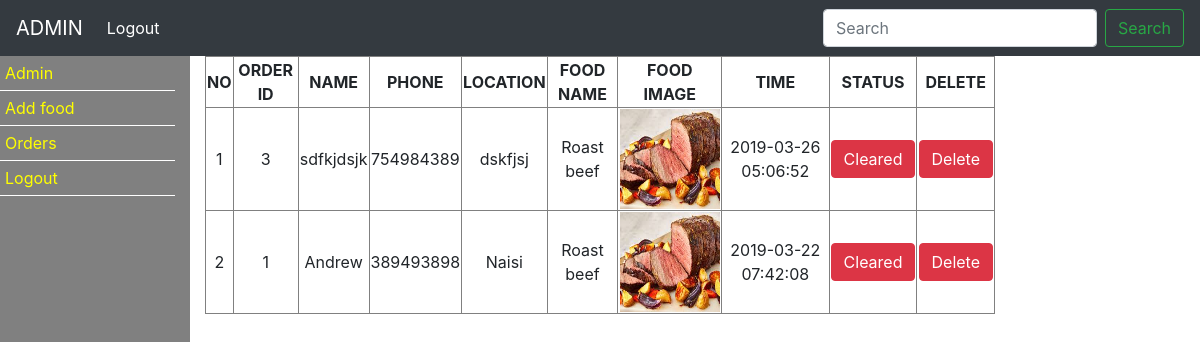
/admin/admin.php?orders, run on the app's committed database.
### tables this page shows
CREATE TABLE `orders` (
  `oid` int(11) NOT NULL,
  `name` varchar(255) NOT NULL,
  `phone` int(10) NOT NULL,
  `location` varchar(255) NOT NULL,
  `email` varchar(255) NOT NULL,
  `fd_id` int(11) NOT NULL,
  `order_date` timestamp NOT NULL DEFAULT CURRENT_TIMESTAMP ON UPDATE CURRENT_TIMESTAMP,
  `status` enum('pending','cleared') NOT NULL
);

CREATE TABLE `foods` (
  `fid` int(11) NOT NULL,
  `food_name` varchar(255) NOT NULL,
  `image` varchar(255) NOT NULL,
  `price` varchar(255) NOT NULL,
  `date` timestamp NOT NULL DEFAULT CURRENT_TIMESTAMP ON UPDATE CURRENT_TIMESTAMP
);

### admin/orders.php (the view)
<table border="1px solid #000000" style="width:100%;text-align:center;">
    <tr>
        <th>NO</th>
        <th>ORDER ID</th>
        <th>NAME</th>
        <th>PHONE</th>
        <th>LOCATION</th>
        <th>FOOD NAME</th>
        <th>FOOD IMAGE</th>
        <th>TIME</th>
        <th>STATUS</th>
        <th>DELETE</th>
    </tr>
    <?php
        $q = "SELECT * FROM orders INNER JOIN foods ON orders.fd_id=foods.fid ORDER BY order_date DESC";
        $rQ = mysqli_query($con, $q);
        $i = 0;
        while($rw = mysqli_fetch_array($rQ)){
            $i += 1;
            echo"
                <tr>
                    <td>".$i."</td>
                    <td>".$rw['oid']."</td>
                    <td>".$rw['name']."</td>
                    <td>".$rw['phone']."</td>
                    <td>".$rw['location']."</td>
                    <td>".$rw['food_name']."</td>
                    <td><img src='../images/".$rw['image']."' width='100px' height='100px' /> </td>
                    <td>".$rw['order_date']."</td>
                    <td>";
                        if($rw['status'] == 'pending'){
                            echo '<button class="btn btn-success change_status" id='.$rw['oid'].'>Pending</button>';
                        }else{
                            echo '<button class="btn btn-danger change_status" id='.$rw['oid'].'>Cleared</button>';
                        }
                    echo"</td>
                    <td><button class='btn btn-danger delete_order' data-id='".$rw['oid']."'>Delete</button></td>
                </tr>
            ";
        }
    ?>
</table>

### data on the page
orders: oid "3", name "sdfkjdsjk", phone "754984389", location "dskfjsj", foods.food_name "Roast beef", foods.image (picture), order_date "2019-03-26 05:06:52"
orders: oid "1", name "Andrew", phone "389493898", location "Naisi", foods.food_name "Roast beef", foods.image (picture), order_date "2019-03-22 07:42:08"
